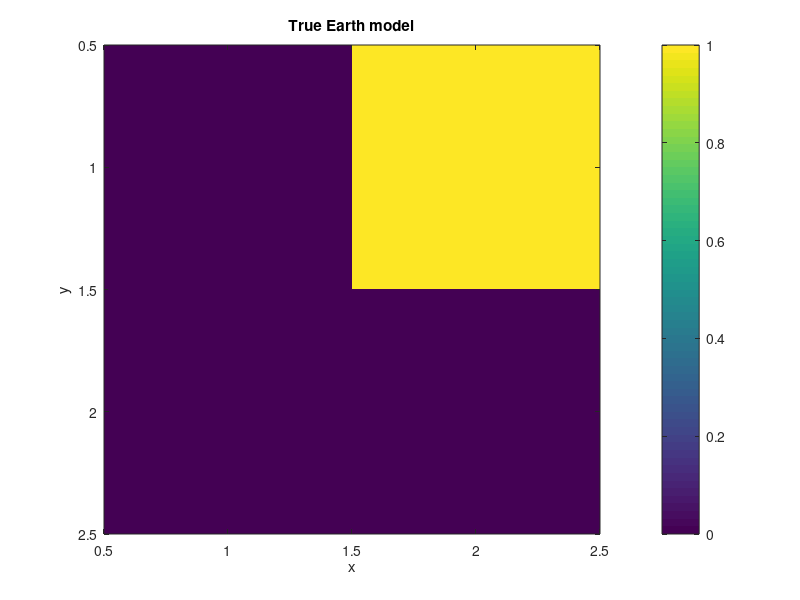
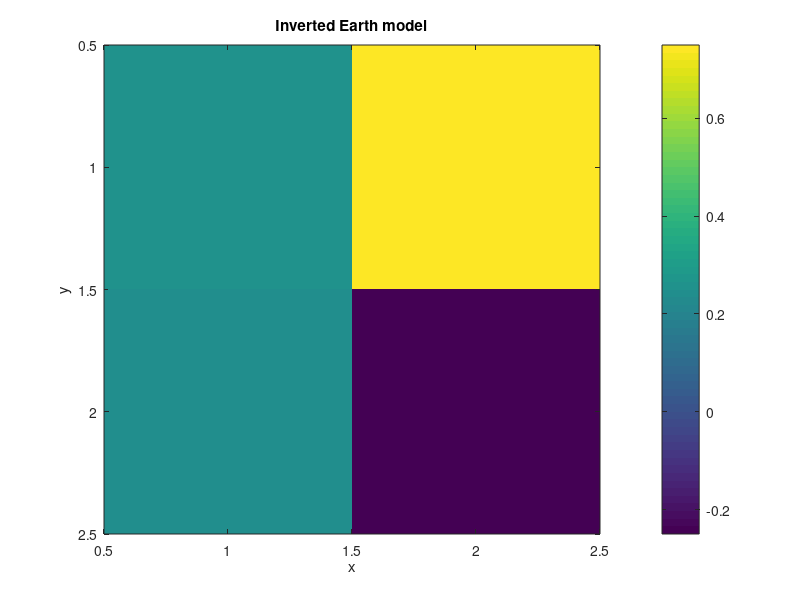
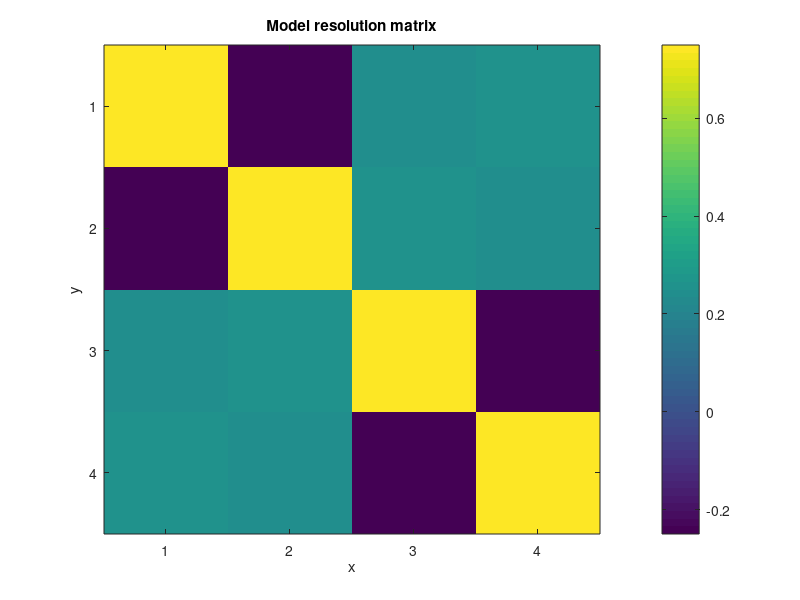

The MATLAB source for these figures, in order:

clear
close all

%%%%%%%%%%%%%%%%%%%%%%%%%%%%%%%%%%%%%%%%%%%%%%%%%%%%%%%%%%%%%%%%%%
% Simple example to illustrate linear inversion: acoustic tomography
% Problem similar to the one given in Stein and Wysession p426ff
% This version to illustrate the use of SVD
%%%%%%%%%%%%%%%%%%%%%%%%%%%%%%%%%%%%%%%%%%%%%%%%%%%%%%%%%%%%%%%%%%



% Dimension of the quadratic Earth model
n=2;

% True Earth model initialization (slowness)
m=zeros(n);
m(3)=1;
l=1;    % side length

s=sqrt(2);

% Plot Earth model
figure
imagesc(m)
xlabel('x')
ylabel('y')
title(' True Earth model ')
colorbar

% Generate true data
% Data are the travel times across the domains according to specific paths

t(1) = l*(m(1) + m(3));
t(2) = l*(m(2) + m(4));
t(3) = l*s*(m(2) + m(3));
t(4) = l*s*(m(1) + m(4));
% t(5) = l*(m(1) + m(2));
% t(6) = l*(m(3) + m(4));
t=t'
% t now is the data columnn vector

%%%%%%%% End of generating true data %%%%%%%%%%%%%%%%%%%%%%%

% Setting up the inverse problem

% System matrix G


G = l*[ 1 0 1 0;
        0 1 0 1;
        0 s s 0;
        s 0 0 s]
  
% reshape m
ii=0;
for i=1:n,
    for j=1:n,
        ii=ii+1;
      s(ii)=m(ii);
    end
end
      
% Test forward operator
disp(' Forward operator to generate data ')
G*s'
disp(' Explicit calculation of data ')
t

% Attempt to solve the inverse problem

[U,S,V] = svd(G)

% Find the number of non-zero eigenvalues
in=0;
lambda=diag(S);
eps=1e-5;

for i = 1:length(lambda);
    if abs(lambda(i)) > eps, in=in+1; end
end
disp(sprintf(' Found %i non-zero eigenvalues ',in)) 
    
Gp = V(:,1:in)*inv(S(1:in,1:in))*U(:,1:in)';

mest = Gp*t;

% Plot Earth model
figure
imagesc(reshape(mest,n,n))
xlabel('x')
ylabel('y')
title(' Inverted Earth model ')
colorbar

% Calculation of model resolution matrix

mres= V(:,1:in)*V(:,1:in)';

% Plot Earth model
figure
imagesc(mres)
xlabel('x')
ylabel('y')
title(' Model resolution matrix ')
colorbar
